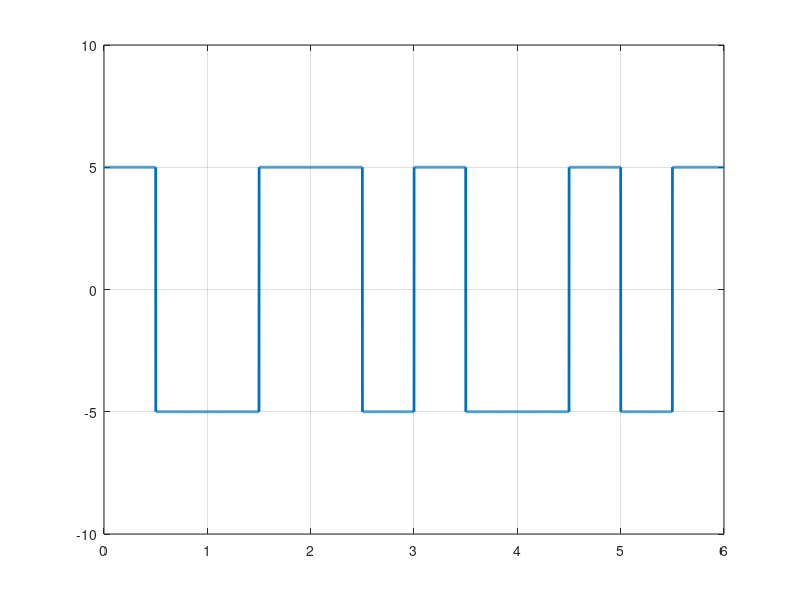

Recreate this plot in MATLAB.
clc;  #...clear command line 
clear all; #...clear variables
close all; #... clear figures

bits = [0 1 0 0 1 1];


#... modulation

bitrate = 1;
voltage = 5;

sampRate = 1000;
sampTime = 1/sampRate;

endTime = length(bits)/bitrate;
time = 0:sampTime:endTime;

index = 1;

for i=1:length(time)
	if time(i)*bitrate <= index - 1/2
		if bits(index)==0
			modulation(i) = voltage;
		else
			modulation(i) = -voltage;
		endif
	else
		if bits(index)==0
			modulation(i) = -voltage;
		else
			modulation(i) = voltage;
		endif
	endif
	
	if time(i)*bitrate >= index
		index= index+1;
	endif
end

plot(time, modulation, "linewidth", 2);
axis([0 endTime -voltage-5 voltage+5]);
grid on;

#... demodulation

index = 1;

for i= 1:length(modulation)
	if time(i)*bitrate < index - 1/2
		if modulation(i) == voltage;
			demodulation(index) = 0;
		else
			demodulation(index) = 1;
		endif
	endif
	if time(i)*bitrate >= index
		index = index+1;
	endif
end

disp(demodulation);


